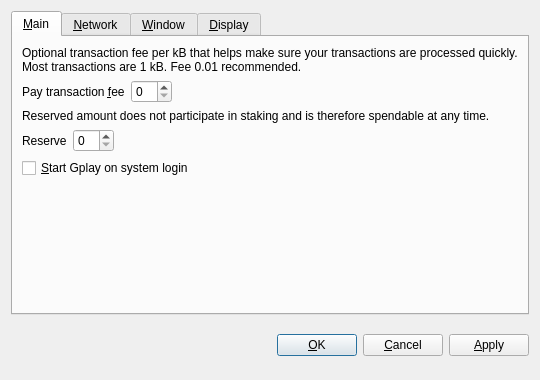
<?xml version="1.0" encoding="UTF-8"?>
<ui version="4.0">
 <class>OptionsDialog</class>
 <widget class="QDialog" name="OptionsDialog">
  <property name="geometry">
   <rect>
    <x>0</x>
    <y>0</y>
    <width>540</width>
    <height>380</height>
   </rect>
  </property>
  <property name="windowTitle">
   <string>Options</string>
  </property>
  <property name="modal">
   <bool>true</bool>
  </property>
  <layout class="QVBoxLayout" name="verticalLayout">
   <item>
    <widget class="QTabWidget" name="tabWidget">
     <property name="tabPosition">
      <enum>QTabWidget::North</enum>
     </property>
     <property name="currentIndex">
      <number>0</number>
     </property>
     <widget class="QWidget" name="tabMain">
      <attribute name="title">
       <string>&amp;Main</string>
      </attribute>
      <layout class="QVBoxLayout" name="verticalLayout_Main">
       <item>
        <widget class="QLabel" name="transactionFeeInfoLabel">
         <property name="text">
          <string>Optional transaction fee per kB that helps make sure your transactions are processed quickly. Most transactions are 1 kB. Fee 0.01 recommended.</string>
         </property>
         <property name="textFormat">
          <enum>Qt::PlainText</enum>
         </property>
         <property name="wordWrap">
          <bool>true</bool>
         </property>
        </widget>
       </item>
       <item>
        <layout class="QHBoxLayout" name="horizontalLayoutFee">
         <item>
          <widget class="QLabel" name="transactionFeeLabel">
           <property name="text">
            <string>Pay transaction &amp;fee</string>
           </property>
           <property name="textFormat">
            <enum>Qt::PlainText</enum>
           </property>
           <property name="buddy">
            <cstring>transactionFee</cstring>
           </property>
          </widget>
         </item>
         <item>
          <widget class="BitcoinAmountField" name="transactionFee"/>
         </item>
         <item>
          <spacer name="horizontalSpacerFee">
           <property name="orientation">
            <enum>Qt::Horizontal</enum>
           </property>
           <property name="sizeHint" stdset="0">
            <size>
             <width>40</width>
             <height>20</height>
            </size>
           </property>
          </spacer>
         </item>
        </layout>
       </item>
       <item>
        <widget class="QLabel" name="reserveBalanceInfoLabel">
         <property name="text">
          <string>Reserved amount does not participate in staking and is therefore spendable at any time.</string>
         </property>
         <property name="textFormat">
          <enum>Qt::PlainText</enum>
         </property>
         <property name="wordWrap">
          <bool>true</bool>
         </property>
        </widget>
       </item>
       <item>
        <layout class="QHBoxLayout" name="horizontalLayoutReserveBalance">
         <item>
          <widget class="QLabel" name="reserveBalanceLabel">
           <property name="text">
            <string>Reserve</string>
           </property>
           <property name="textFormat">
            <enum>Qt::PlainText</enum>
           </property>
           <property name="buddy">
            <cstring>reserveBalance</cstring>
           </property>
          </widget>
         </item>
         <item>
          <widget class="BitcoinAmountField" name="reserveBalance"/>
         </item>
         <item>
          <spacer name="horizontalSpacerReserveBalance">
           <property name="orientation">
            <enum>Qt::Horizontal</enum>
           </property>
           <property name="sizeHint" stdset="0">
            <size>
             <width>40</width>
             <height>20</height>
            </size>
           </property>
          </spacer>
         </item>
        </layout>
       </item>
       <item>
        <widget class="QCheckBox" name="bitcoinAtStartup">
         <property name="toolTip">
          <string>Automatically start Gplay after logging in to the system.</string>
         </property>
         <property name="text">
          <string>&amp;Start Gplay on system login</string>
         </property>
        </widget>
       </item>
       <item>
        <spacer name="verticalSpacer_Main">
         <property name="orientation">
          <enum>Qt::Vertical</enum>
         </property>
         <property name="sizeHint" stdset="0">
          <size>
           <width>20</width>
           <height>40</height>
          </size>
         </property>
        </spacer>
       </item>
      </layout>
     </widget>
     <widget class="QWidget" name="tabNetwork">
      <attribute name="title">
       <string>&amp;Network</string>
      </attribute>
      <layout class="QVBoxLayout" name="verticalLayout_Network">
       <item>
        <widget class="QCheckBox" name="mapPortUpnp">
         <property name="toolTip">
          <string>Automatically open the Gplay client port on the router. This only works when your router supports UPnP and it is enabled.</string>
         </property>
         <property name="text">
          <string>Map port using &amp;UPnP</string>
         </property>
        </widget>
       </item>
       <item>
        <widget class="QCheckBox" name="connectSocks">
         <property name="toolTip">
          <string>Connect to the Gplay network through a SOCKS proxy (e.g. when connecting through Tor).</string>
         </property>
         <property name="text">
          <string>&amp;Connect through SOCKS proxy:</string>
         </property>
        </widget>
       </item>
       <item>
        <layout class="QHBoxLayout" name="horizontalLayout_Network">
         <item>
          <widget class="QLabel" name="proxyIpLabel">
           <property name="text">
            <string>Proxy &amp;IP:</string>
           </property>
           <property name="textFormat">
            <enum>Qt::PlainText</enum>
           </property>
           <property name="buddy">
            <cstring>proxyIp</cstring>
           </property>
          </widget>
         </item>
         <item>
          <widget class="QValidatedLineEdit" name="proxyIp">
           <property name="maximumSize">
            <size>
             <width>140</width>
             <height>16777215</height>
            </size>
           </property>
           <property name="toolTip">
            <string>IP address of the proxy (e.g. 127.0.0.1)</string>
           </property>
          </widget>
         </item>
         <item>
          <widget class="QLabel" name="proxyPortLabel">
           <property name="text">
            <string>&amp;Port:</string>
           </property>
           <property name="textFormat">
            <enum>Qt::PlainText</enum>
           </property>
           <property name="buddy">
            <cstring>proxyPort</cstring>
           </property>
          </widget>
         </item>
         <item>
          <widget class="QLineEdit" name="proxyPort">
           <property name="maximumSize">
            <size>
             <width>55</width>
             <height>16777215</height>
            </size>
           </property>
           <property name="toolTip">
            <string>Port of the proxy (e.g. 9050)</string>
           </property>
          </widget>
         </item>
         <item>
          <widget class="QLabel" name="socksVersionLabel">
           <property name="text">
            <string>SOCKS &amp;Version:</string>
           </property>
           <property name="textFormat">
            <enum>Qt::PlainText</enum>
           </property>
           <property name="buddy">
            <cstring>socksVersion</cstring>
           </property>
          </widget>
         </item>
         <item>
          <widget class="QValueComboBox" name="socksVersion">
           <property name="toolTip">
            <string>SOCKS version of the proxy (e.g. 5)</string>
           </property>
          </widget>
         </item>
         <item>
          <spacer name="horizontalSpacer_Network">
           <property name="orientation">
            <enum>Qt::Horizontal</enum>
           </property>
           <property name="sizeHint" stdset="0">
            <size>
             <width>40</width>
             <height>20</height>
            </size>
           </property>
          </spacer>
         </item>
        </layout>
       </item>
       <item>
        <spacer name="verticalSpacer_Network">
         <property name="orientation">
          <enum>Qt::Vertical</enum>
         </property>
         <property name="sizeHint" stdset="0">
          <size>
           <width>20</width>
           <height>40</height>
          </size>
         </property>
        </spacer>
       </item>
      </layout>
     </widget>
     <widget class="QWidget" name="tabWindow">
      <attribute name="title">
       <string>&amp;Window</string>
      </attribute>
      <layout class="QVBoxLayout" name="verticalLayout_Window">
       <item>
        <widget class="QCheckBox" name="minimizeToTray">
         <property name="toolTip">
          <string>Show only a tray icon after minimizing the window.</string>
         </property>
         <property name="text">
          <string>&amp;Minimize to the tray instead of the taskbar</string>
         </property>
        </widget>
       </item>
       <item>
        <widget class="QCheckBox" name="minimizeOnClose">
         <property name="toolTip">
          <string>Minimize instead of exit the application when the window is closed. When this option is enabled, the application will be closed only after selecting Quit in the menu.</string>
         </property>
         <property name="text">
          <string>M&amp;inimize on close</string>
         </property>
        </widget>
       </item>
       <item>
        <spacer name="verticalSpacer_Window">
         <property name="orientation">
          <enum>Qt::Vertical</enum>
         </property>
         <property name="sizeHint" stdset="0">
          <size>
           <width>20</width>
           <height>40</height>
          </size>
         </property>
        </spacer>
       </item>
      </layout>
     </widget>
     <widget class="QWidget" name="tabDisplay">
      <attribute name="title">
       <string>&amp;Display</string>
      </attribute>
      <layout class="QVBoxLayout" name="verticalLayout_Display">
       <item>
        <layout class="QHBoxLayout" name="horizontalLayout_1_Display">
         <item>
          <widget class="QLabel" name="langLabel">
           <property name="text">
            <string>User Interface &amp;language:</string>
           </property>
           <property name="textFormat">
            <enum>Qt::PlainText</enum>
           </property>
           <property name="buddy">
            <cstring>lang</cstring>
           </property>
          </widget>
         </item>
         <item>
          <widget class="QValueComboBox" name="lang">
           <property name="toolTip">
            <string>The user interface language can be set here. This setting will take effect after restarting Gplay.</string>
           </property>
          </widget>
         </item>
        </layout>
       </item>
       <item>
        <layout class="QHBoxLayout" name="horizontalLayout_2_Display">
         <item>
          <widget class="QLabel" name="unitLabel">
           <property name="text">
            <string>&amp;Unit to show amounts in:</string>
           </property>
           <property name="textFormat">
            <enum>Qt::PlainText</enum>
           </property>
           <property name="buddy">
            <cstring>unit</cstring>
           </property>
          </widget>
         </item>
         <item>
          <widget class="QValueComboBox" name="unit">
           <property name="toolTip">
            <string>Choose the default subdivision unit to show in the interface and when sending coins.</string>
           </property>
          </widget>
         </item>
        </layout>
       </item>
       <item>
        <widget class="QCheckBox" name="displayAddresses">
         <property name="toolTip">
          <string>Whether to show Gplay addresses in the transaction list or not.</string>
         </property>
         <property name="text">
          <string>&amp;Display addresses in transaction list</string>
         </property>
        </widget>
       </item>
       <item>
        <widget class="QCheckBox" name="coinControlFeatures">
         <property name="toolTip">
          <string>Whether to show coin control features or not.</string>
         </property>
         <property name="text">
          <string>Display coin &amp;control features (experts only!)</string>
         </property>
        </widget>
       </item>
       <item>
        <spacer name="verticalSpacer_Display">
         <property name="orientation">
          <enum>Qt::Vertical</enum>
         </property>
         <property name="sizeHint" stdset="0">
          <size>
           <width>20</width>
           <height>40</height>
          </size>
         </property>
        </spacer>
       </item>
      </layout>
     </widget>
    </widget>
   </item>
   <item>
    <layout class="QHBoxLayout" name="horizontalLayout_Buttons">
     <item>
      <spacer name="horizontalSpacer_1">
       <property name="orientation">
        <enum>Qt::Horizontal</enum>
       </property>
       <property name="sizeHint" stdset="0">
        <size>
         <width>40</width>
         <height>48</height>
        </size>
       </property>
      </spacer>
     </item>
     <item>
      <widget class="QLabel" name="statusLabel">
       <property name="font">
        <font>
         <weight>75</weight>
         <bold>true</bold>
        </font>
       </property>
       <property name="text">
        <string/>
       </property>
       <property name="textFormat">
        <enum>Qt::PlainText</enum>
       </property>
       <property name="wordWrap">
        <bool>true</bool>
       </property>
      </widget>
     </item>
     <item>
      <spacer name="horizontalSpacer_2">
       <property name="orientation">
        <enum>Qt::Horizontal</enum>
       </property>
       <property name="sizeHint" stdset="0">
        <size>
         <width>40</width>
         <height>48</height>
        </size>
       </property>
      </spacer>
     </item>
     <item>
      <widget class="QPushButton" name="okButton">
       <property name="text">
        <string>&amp;OK</string>
       </property>
      </widget>
     </item>
     <item>
      <widget class="QPushButton" name="cancelButton">
       <property name="text">
        <string>&amp;Cancel</string>
       </property>
       <property name="autoDefault">
        <bool>false</bool>
       </property>
      </widget>
     </item>
     <item>
      <widget class="QPushButton" name="applyButton">
       <property name="text">
        <string>&amp;Apply</string>
       </property>
       <property name="autoDefault">
        <bool>false</bool>
       </property>
      </widget>
     </item>
    </layout>
   </item>
  </layout>
 </widget>
 <customwidgets>
  <customwidget>
   <class>BitcoinAmountField</class>
   <extends>QSpinBox</extends>
   <header>bitcoinamountfield.h</header>
  </customwidget>
  <customwidget>
   <class>QValueComboBox</class>
   <extends>QComboBox</extends>
   <header>qvaluecombobox.h</header>
  </customwidget>
  <customwidget>
   <class>QValidatedLineEdit</class>
   <extends>QLineEdit</extends>
   <header>qvalidatedlineedit.h</header>
  </customwidget>
 </customwidgets>
 <resources/>
 <connections/>
</ui>
